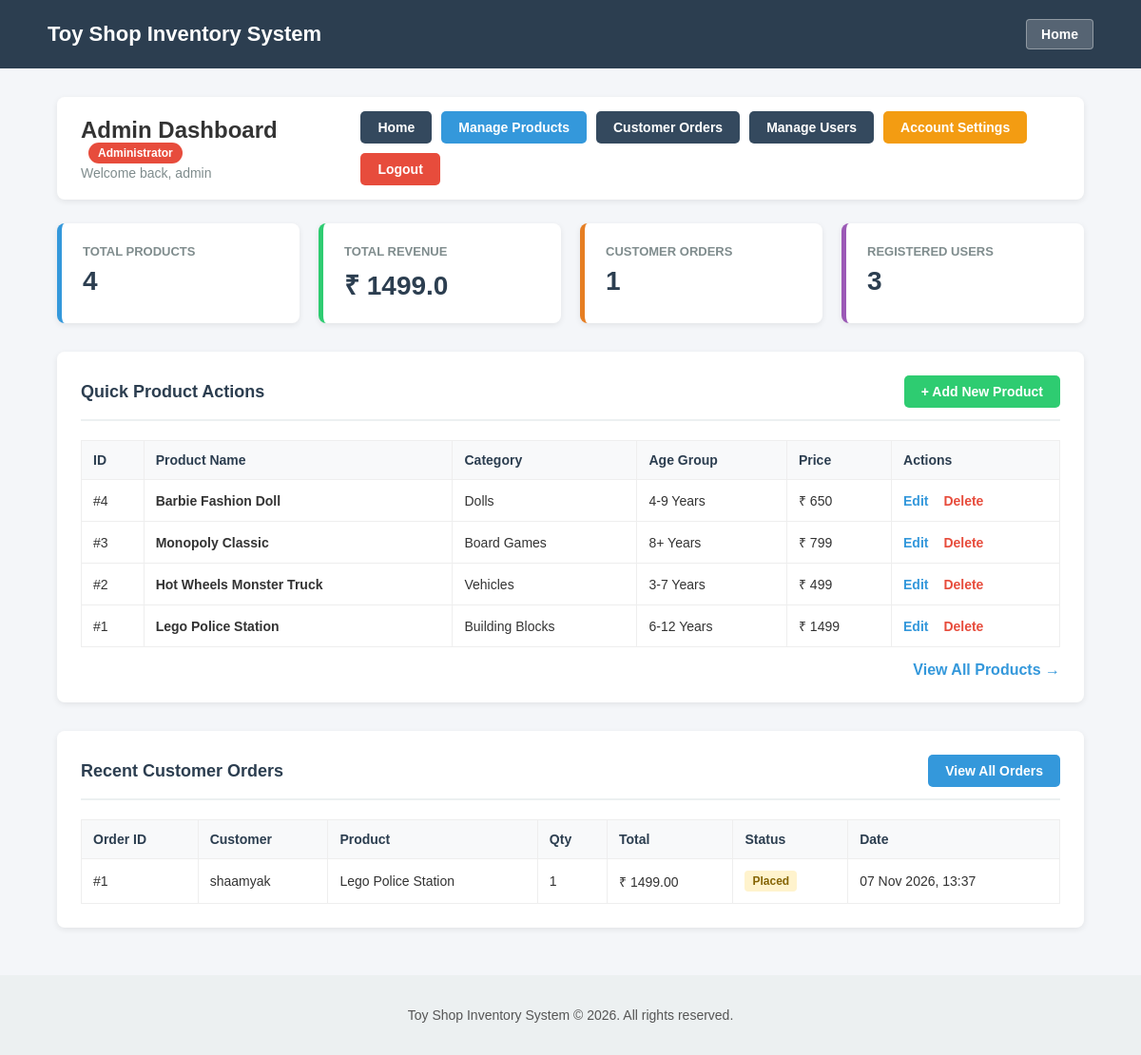
Before: /admin-dashboard/ (signed in) with the older database file.
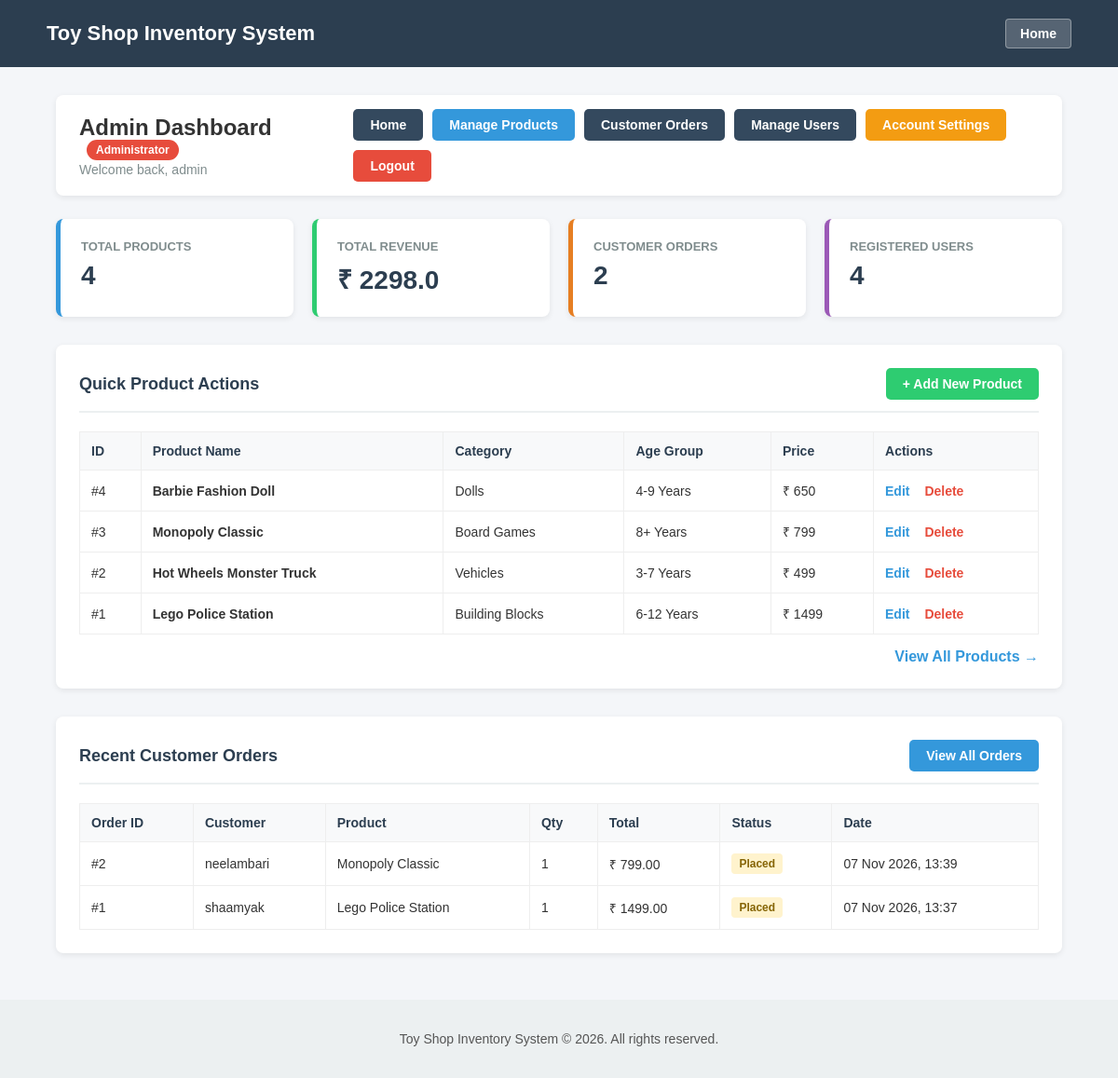
After: the same page with the newer database file.
### toys/models.py (models this page shows, shortened)
class Toy(models.Model):
    toy_name = models.CharField(max_length=100)
    age_group = models.CharField(max_length=50)
    category = models.CharField(max_length=50)
    price = models.CharField(max_length=20)
    description = models.TextField(blank=True, default='')

class Order(models.Model):
    STATUS_CHOICES = [
        ('Pending', 'Pending'),
        ('Processing', 'Processing'),
        ('Shipped', 'Shipped'),
        ('Delivered', 'Delivered'),
        ('Cancelled', 'Cancelled'),
    ]
    user = models.ForeignKey(User, on_delete=models.CASCADE, related_name='orders')
    toy = models.ForeignKey(Toy, on_delete=models.CASCADE)
    quantity = models.PositiveIntegerField(default=1)
    total_price = models.DecimalField(max_digits=10, decimal_places=2)
    status = models.CharField(max_length=20, choices=STATUS_CHOICES, default='Pending')
    created_at = models.DateTimeField(auto_now_add=True)

### toys/views.py (the view)
    @csrf_exempt
    @login_required
    def wrapper(request, *args, **kwargs):
        if not (request.user.is_superuser or request.user.is_staff):
            return redirect('user_dashboard')
        return view_func(request, *args, **kwargs)

### toys/views.py (called while the page is built)
def admin_required(view_func):
    @csrf_exempt
    @login_required
    def wrapper(request, *args, **kwargs):
        if not (request.user.is_superuser or request.user.is_staff):
            return redirect('user_dashboard')
        return view_func(request, *args, **kwargs)
    return wrapper

@admin_required
def admin_dashboard(request):
    total_toys = Toy.objects.count()
    total_orders = Order.objects.count()
    total_revenue = sum(float(o.total_price) for o in Order.objects.all())
    total_users = User.objects.filter(is_superuser=False).count()
    recent_orders = Order.objects.select_related('user', 'toy').order_by('-created_at')[:5]
    recent_toys = Toy.objects.all().order_by('-id')[:5]
    context = {
        'total_toys': total_toys,
        'total_orders': total_orders,
        'total_revenue': round(total_revenue, 2),
        'total_users': total_users,
        'recent_orders': recent_orders,
        'recent_toys': recent_toys,
    }
    return render(request, 'admin_dashboard.html', context)

### toys/templates/admin_dashboard.html (shortened to what the changed rows need)
<!DOCTYPE html>
<html lang="en">
<head>
</head>
<body>
    <header>
        <div style="display: flex; justify-content: space-between; align-items: center; max-width: 1100px; margin: 0 auto; padding: 0 15px;">
            <h1 style="margin: 0; font-size: 22px;"><a href="{% url 'home' %}" style="color: white; text-decoration: none;">Toy Shop Inventory System</a></h1>
        </div>
    </header>
    <div class="container">
        <div class="top-bar">
            <div>
                <h2 style="margin: 0; display: inline-block;">Admin Dashboard</h2>
            </div>
        </div>
        <div class="metrics-grid">
            <div class="metric-card green">
                <div class="metric-title">Total Revenue</div>
                <div class="metric-value">₹ {{ total_revenue }}</div>
            </div>
            <div class="metric-card orange">
                <div class="metric-title">Customer Orders</div>
                <div class="metric-value">{{ total_orders }}</div>
            </div>
            <div class="metric-card purple">
                <div class="metric-title">Registered Users</div>
                <div class="metric-value">{{ total_users }}</div>
            </div>
        </div>
        <div class="section-card">
            <table>
                <thead>
                    <tr>
                        <th>ID</th>
                        <th>Product Name</th>
                        <th>Category</th>
                        <th>Age Group</th>
                        <th>Price</th>
                        <th>Actions</th>
                    </tr>
                </thead>
                <tbody>
                    {% for toy in recent_toys %}
                    <tr>
                        <td>#{{ toy.id }}</td>
                        <td><strong>{{ toy.toy_name }}</strong></td>
                        <td>{{ toy.category }}</td>
                        <td>{{ toy.age_group }}</td>
                        <td>₹ {{ toy.price }}</td>
                        <td>
                            <a href="{% url 'edit_toy' toy.id %}" style="color: #3498db; text-decoration: none; font-weight: bold; margin-right: 12px;">Edit</a>
                            <a href="{% url 'delete_toy' toy.id %}" style="color: #e74c3c; text-decoration: none; font-weight: bold;" onclick="return confirm('Are you sure you want to delete this toy?');">Delete</a>
                        </td>
                    </tr>
                    {% empty %}
                    <tr>
                        <td colspan="6" style="text-align: center; color: #888;">No products in inventory yet.</td>
                    </tr>
                    {% endfor %}
                </tbody>
            </table>
        </div>
        <div class="section-card">
            <table>
                <thead>
                    <tr>
                        <th>Order ID</th>
                        <th>Customer</th>
                        <th>Product</th>
                        <th>Qty</th>
                        <th>Total</th>
                        <th>Status</th>
                        <th>Date</th>
                    </tr>
                </thead>
                <tbody>
                    {% for order in recent_orders %}
                    <tr>
                        <td>#{{ order.id }}</td>
                        <td>{{ order.user.username }}</td>
                        <td>{{ order.toy.toy_name }}</td>
                        <td>{{ order.quantity }}</td>
                        <td>₹ {{ order.total_price }}</td>
                        <td><span class="status-badge status-{{ order.status }}">{{ order.status }}</span></td>
                        <td>{{ order.created_at|date:"d M Y, H:i" }}</td>
                    </tr>
                    {% empty %}
                    <tr>
                        <td colspan="7" style="text-align: center; color: #888;">No orders placed yet.</td>
                    </tr>
                    {% endfor %}
                </tbody>
            </table>
        </div>
    </div>
</body>
</html>

Changed rows visible on the page:
added Order: id "2", user.username "neelambari", toy.toy_name "Monopoly Classic", quantity "1", total_price "799.00", status "Placed", created_at "07 Nov 2026, 13:39"
Other visible differences:
{{ total_revenue }}: "1499.0" → "2298.0"
{{ total_orders }}: "1" → "2"
{{ total_users }}: "3" → "4"
